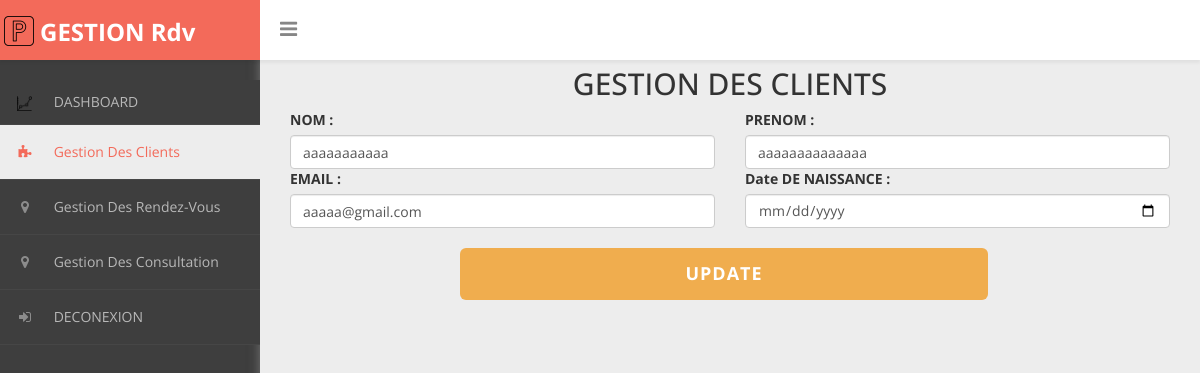
/editclient/6/, run on the app's committed database.
### main/models.py (models this page shows)
class Client(models.Model):
    id = models.IntegerField
    nom = models.CharField(max_length=30)
    prenom = models.CharField(max_length=30)
    email = models.EmailField(max_length=30)
    dateN = models.DateField()

### main/views.py (the view)
# urls.py: path('editclient/<int:myid>/',views.edit_client,name='edit_client'),
def edit_client(request,myid):
    clients = Client.objects.get(id=myid)
    sel_client = Client.objects.all()
    context = {
        'clients': clients,
        'sel_client':  sel_client,
    }
    return render(request, 'pages/editclient.html',context)

### main/templates/pages/editclient.html (shortened to what this page needs)
{% load static %}
<!DOCTYPE html>
<html>
<head>
<link href="{% static 'css/bootstrap.css' %}" rel="stylesheet" />
<link href="{% static 'css/font-awesome.css' %}" rel="stylesheet" />
<link href="{% static 'js/morris/morris-0.4.3.min.css' %}" rel="stylesheet" />
<link href="{% static 'css/custom-styles.css' %}" rel="stylesheet" />
<link rel="stylesheet" href="{% static 'js/Lightweight-Chart/cssCharts.css' %}">
<link href="{% static 'css/custom-styles.css' %}" rel="stylesheet" />
</head>
<body>
	<div id="wrapper">
		<nav class="navbar navbar-default top-navbar" role="navigation">
			<div class="navbar-header">
				<a class="navbar-brand" href="#"><img style="position: relative; right: 12px;" src="{% static 'img/parking.png' %}" />
				<strong style="position: relative; bottom: 30px; left: 25px;">
				GESTION Rdv</strong></a>
				<div id="sideNav">
					<i class="fa fa-bars icon"></i>
				</div>
			</div>
		</nav>
		<nav class="navbar-default navbar-side" role="navigation">
			<div class="sidebar-collapse">
				<ul class="nav" id="main-menu">
					<li><a href="#">
					<img style="position: relative; width: 15px; height: 15px;left: 7px;" src="{% static 'img/cap1.ico' %}" />
					 <span style="position: relative; left: 25px;">DASHBOARD</span></a></li>
					<li><a class="active-menu" href="#"><i class="fa fa-puzzle-piece" aria-hidden="true"></i>
							Gestion Des Clients </a></li>
					<li><a href="#"><i class="fa fa-map-marker" aria-hidden="true"></i>
							Gestion Des Rendez-Vous</a></li>
					<li><a href="#"><i class="fa fa-map-marker" aria-hidden="true"></i>
							Gestion Des Consultation</a></li>
					<li><a href="login.jsp"><i class="fa fa-sign-in" aria-hidden="true"></i>
							DECONEXION</a></li>
				</ul>
			</div>
		</nav>
		<div id="page-wrapper">
		<div class="container-fluid">
    <div class="card bg-white">
        <div class="card-header card-color" style="position:relative;bottom:15px;">
            <p class="h2 text-center text-uppercase font-weight-bold pt-2">Gestion des Clients</p>
        </div>
        <div class="card-body container-fluid">
			<form  method="POST" action="{% url 'update_client' clients.id %}">
            <div class="row">
                <div class="col-sm-6 mb-2">
                    <label for="nom">NOM : </label>
                    <input class="form-control" type="text" value="{{clients.nom}}" id="nom" name="nom">
                </div>
                <div class="col-sm-6 mb-2">
                    <label for="prenom">PRENOM : </label>
                    <input class="form-control" type="text" value="{{clients.prenom}}" id="prenom" name="prenom">
                </div>
            </div>
            <div class="row">
                <div class="col-sm-6 mb-2">
                    <label for="email">EMAIL : </label>
                    <input class="form-control" type="email" value="{{clients.email}}" id="email" name="email">
                </div>
                <div class="col-sm-6 mb-2">
                    <label for="dateN">Date DE NAISSANCE : </label>
                    <input class="form-control" type="date"  value="{{clients.dateN}}" id="dateN" name="dateN">
                </div>
            </div>
                    <button type="submit" class="btn btn-warning btn-lg raised" style="position:relative;width:60%;top:20px;left:170px;">UPDATE</button>
            </form>
		</div>
		</div>
</body>
</html>

### static/css/custom-styles.css (style rules this page uses)
body { font-family: 'Open Sans', sans-serif; background: #3E3E3E; }
#wrapper { width: 100%; }
#page-wrapper { padding: 15px 15px; min-height: 600px; background: #EDEDED; }
.text-center { text-align:center; }
h1, .h1, h2, .h2, h3, .h3 { margin-top: 7px; margin-bottom: -5px; }
p { font-size:16px; line-height:25px; padding-top:20px; }
.navbar-side { z-index: 0; }
.navbar-side .nav > li > a > i { color: #8C8C8C;padding: 8px;width: 30px;text-align: center; }
.top-navbar { position: fixed; width: 100%; z-index: 300; -webkit-box-shadow: 0 3px 3px rgba(0, 0, 0, 0.05); -moz-box-shadow: 0 3px 3px rgba(0, 0, 0, 0.05); box-shadow: 0 3px 3px rgba(0, 0, 0, 0.05); }
.navbar-side { z-index: 1; position: fixed; width: 260px; top: 80px; }
#page-wrapper { position: relative; top: 55px; box-shadow: 0 0 10px #757575; -moz-box-shadow: 0 0 10px #757575; -webkit-box-shadow: 0 0 10px #757575; }
i.fa.fa-bars { font-size: 20px; margin: 12px 0 0; }
.top-navbar { margin:0px; }
.top-navbar .navbar-brand { color: #fff;width: 260px;text-align: left;height: 60px;font-size: 24px;font-weight: 700;line-height: 30px;background: #F36A5A; }
.active-menu, .active-menu i { background-color: #EDEDED !important; color: #F36A5A !important; }
.active-menu i { color: #F36A5A !important; }
.sidebar-collapse , .sidebar-collapse .nav { background:none; }
.sidebar-collapse .nav { padding:0; }
.sidebar-collapse .nav > li > a { color: #B8B8B8; background:transparent; text-shadow:none; font-size: 14px; }
.sidebar-collapse > .nav > li > a { padding: 12px 10px; }
.sidebar-collapse > .nav > li { border-bottom: 1px solid rgba(107, 108, 109, 0.19); }
.navbar-side { border:none; background: #3E3E3E; }
.top-navbar { background: #FFFFFF; border-bottom:none; }
.navbar-default { border:0px solid black; }
.navbar-header { background: transparent; }
.nav > li > a > i { margin-right:10px; color: rgb(243, 106, 90); }
#sideNav { float: left; left: 0; z-index: 3; color: #868686; cursor:pointer; border-radius: 0; width: 14px; font-size: 48px; line-height: 0; margin: 7px 0 0 20px; }
@media (min-width:768px) { #page-wrapper { margin: 0 0 0 260px; padding: 0; min-height: 1200px; } }
@media (min-width:768px) { .navbar-side { width: 260px; z-index: 1; } }
@media (min-width:768px) { .navbar { border-radius: 0px; } }

### main/templates/pages/editclient.html (style rules this page uses)
.btn { display: inline-block; padding: 6px 12px; margin-bottom: 0; font-size: 14px; font-weight: normal; line-height: 1.42857143; text-align: center; white-space: nowrap; vertical-align: middle; cursor: pointer; -webkit-user-select: none; -moz-user-select: none; -ms-user-select: none; user-select: none; background-image: none; border: 1px solid transparent; border-radius: 4px; padding: 10px 16px; }
.btn-lg { font-size: 18px; line-height: 1.33; border-radius: 6px; }
.btn { padding: 14px 24px; border: 0 none; font-weight: 700; letter-spacing: 1px; text-transform: uppercase; }

### data on the page
Client: nom "aaaaaaaaaaa", prenom "aaaaaaaaaaaaaa", email "aaaaa@gmail.com"
